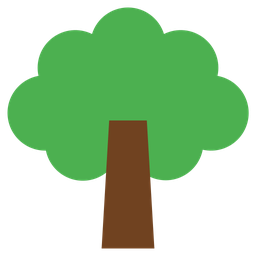
#> input picture src/tents/tree.png, 256 x 256 px, shrunk from 512 x 512 before the run
$ python tents_generator.py
#> lines starting #> are read from the running program, lines starting #| are printed output that depends on the picture
import random
import json
import os
import shutil
import matplotlib.pyplot as plt
import matplotlib.image as mpimg
import numpy as np

BASE_DIR = os.path.dirname(os.path.abspath(__file__))
OUTPUT_DIR = os.path.join(BASE_DIR, "tents_dataset")


def dataset_path(*parts):
    return os.path.join(OUTPUT_DIR, *parts)


def ensure_output_dirs():
    os.makedirs(dataset_path("states"), exist_ok=True)
    os.makedirs(dataset_path("images"), exist_ok=True)


def reset_output_dir():
    if os.path.exists(OUTPUT_DIR):
        shutil.rmtree(OUTPUT_DIR)
    ensure_output_dirs()


tents_description = f"This is a Tents puzzle. In this game, you will start with a grid that only marks the positions of the trees, the number of tents that should be in each row, and the number of tents that should be in each column. "\
                    f"Your goal is to place the tents step by step on the grid according to the following rules until there are no more missing tents in the grid:\n"\
                    f"1. **Valid Cell States**: Each cell in the grid can only be in one of the following three states, which are empty, containing a tree, and containing a tent.\n"\
                    f"2. **Equal Number of Tents and Trees**: The total number of tents you place must be equal to the number of trees present on the grid.\n"\
                    f"3. **Tent Placement Restrictions**: Tents can only be placed horizontally or vertically (diagonally does not count) adjacent to at least one tree.\n"\
                    f"4. **No Adjacent Tents**: No two tents can be adjacent, including diagonally.\n"\
                    f"5. **Row and Column Constraints**: The number of tents that should be placed in each row or column is given by the numbers on the left and top of the grid.\n\n"\
                    f"The positions of the trees and the tents are represented by their icons on the grid respectively. "\
                    f"The blue numbers on the left and top of the grid indicate the number of tents that should be placed in each row or column finally. "\
                    f"The black numbers on the left and top of the grid are the row numbers and column numbers, respectively. "\
                    f"In the coordinates (x, y), x corresponds to the row number, and y corresponds to the column number. "\
                    f"The row and column numbering both start from 0, meaning that the first row is actually row 0. The origin (0,0) is in the upper-left corner of the grid.\n\n"\
                    f"In the current state, only some of the correct positions of the tents are marked in the grid."


# 难度定义
def generate_plot_level(x, y):
    if x * y <= 50:
        return "Easy"
    elif x * y <= 100:
        return "Medium"
    else:
        return "Hard"

# 用于生成一个随机谜面
def generate_tents_puzzle(grid_size, num_trees):
#> called with grid_size = (7, 7), num_trees = 5
    width, height = grid_size
    while True:
        grid = [['' for _ in range(width)] for _ in range(height)]
        tent_available = [[False for _ in range(width)] for _ in range(height)]

        # 随机放置树
        tree_positions = set()
        while len(tree_positions) < num_trees:
            x, y = random.randint(0, height - 1), random.randint(0, width - 1)
            if grid[x][y] == '' :
                potential_positions = [(x+1, y), (x-1, y), (x, y+1), (x, y-1)]
                for (tx, ty) in potential_positions:
                    if 0 <= ty < width and 0 <= tx < height and grid[tx][ty] == '':
                        tent_available[tx][ty] = True
                tree_positions.add((x, y))
                tent_available[x][y] = False
                grid[x][y] = 'T'  # T代表树

        # 随机放置帐篷
        tent_positions = set()
        trying_times = 0
        while len(tent_positions) < num_trees:
            x, y = random.choice(list(tree_positions))
            # 检查周围是否可以放帐篷
            potential_positions = [(x+1, y), (x-1, y), (x, y+1), (x, y-1)]
            random.shuffle(potential_positions)
            for (tx, ty) in potential_positions:
                if 0 <= ty < width and 0 <= tx < height and tent_available[tx][ty] == True:
                    grid[tx][ty] = 'X'  # X代表帐篷
                    tent_available[tx][ty] = False
                    tent_positions.add((tx, ty))
                    near_positions = [(tx+1, ty), (tx+1, ty+1), (tx+1, ty-1), (tx, ty+1),
                                    (tx, ty-1), (tx-1, ty+1), (tx-1, ty), (tx-1, ty-1)]
                    for (nx, ny) in near_positions:
                        if 0 <= ny < width and 0 <= nx < height :
                            tent_available[nx][ny] = False  # 周围的位置也不能放帐篷
                    break
            trying_times += 1
            if trying_times > 10000:
                break
        if trying_times <= 10000:
            break

    # 计算每行和每列中的帐篷数量
    row_tent_counts = [0] * height
    col_tent_counts = [0] * width
    for tx, ty in tent_positions:
        row_tent_counts[tx] += 1
        col_tent_counts[ty] += 1

    # 对坐标列表进行排序
    tree_positions = set(sorted(list(tree_positions)))
    tent_positions = set(sorted(list(tent_positions)))

    return grid, tree_positions, tent_positions, row_tent_counts, col_tent_counts

# 随机移除若干帐篷
def remove_random_tents(grid, tent_positions, num_to_remove):
    # 随机选择要删除的帐篷位置
#> called with num_to_remove = 2
    removed_tents = random.sample(list(tent_positions), min(num_to_remove, len(tent_positions)))

    # 从 grid 中删除帐篷，并从 tent_positions 集合中移除
    for tx, ty in removed_tents:
        grid[tx][ty] = ''  # 在网格中去掉帐篷
        tent_positions.remove((tx, ty))  # 从 tent_positions 集合中删除该位置

    return removed_tents

# 生成并保存图片
def save_visualization(grid, row_tent_counts, col_tent_counts, puzzle_number):
    # 调整图像的大小
#> called with puzzle_number = 1
    fig, ax = plt.subplots(figsize=(6, 6))  # 图像大小为 6x6 英寸（增加图像大小）
    ax.set_aspect('equal')

    width, height = len(grid[0]), len(grid)

    # 设置坐标轴的范围
    ax.set_xlim(-0.5, width - 0.5)
    ax.set_ylim(-0.5, height - 0.5)

    # 绘制网格
    for y in range(width + 1):
        ax.axvline(y - 0.5, color='black', lw=1)
    for x in range(height + 1):
        ax.axhline(x - 0.5, color='black', lw=1)

    # 加载树和帐篷图片
    tree_img = mpimg.imread(os.path.join(BASE_DIR, 'tree.png'))
#> tree_img is the input picture: shape (256, 256, 4) float32; mean R, G, B, A 0.168, 0.321, 0.146, 0.502
    tent_img = mpimg.imread(os.path.join(BASE_DIR, 'tent.png'))
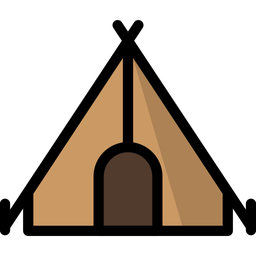
#> input picture src/tents/tent.png, 256 x 256 px, shrunk from 512 x 512 before the run
#> tent_img is the input picture: shape (256, 256, 4) float32; mean R, G, B, A 0.171, 0.129, 0.0852, 0.424

    # 反转图片（翻转180度）
    tree_img = np.flipud(np.fliplr(tree_img))  # 水平和垂直翻转树的图片
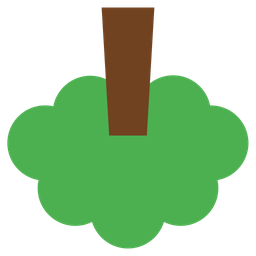
#> tree_img: shape (256, 256, 4) float32; mean R, G, B, A 0.168, 0.321, 0.146, 0.502; transparent parts drawn white
    tent_img = np.flipud(np.fliplr(tent_img))  # 水平和垂直翻转帐篷的图片

    # 绘制每个方格的内容（使用图片替代色块）
    for x in range(height):
        for y in range(width):
            if grid[x][y] == 'T':  # 树
                # 使用树图片
                ax.imshow(tree_img, extent=(y - 0.5, y + 0.5, x - 0.5, x + 0.5), aspect='auto')
            elif grid[x][y] == 'X':  # 帐篷
                # 使用帐篷图片
                ax.imshow(tent_img, extent=(y - 0.5, y + 0.5, x - 0.5, x + 0.5), aspect='auto')
#> (the rest of the program and of its run is left out)
